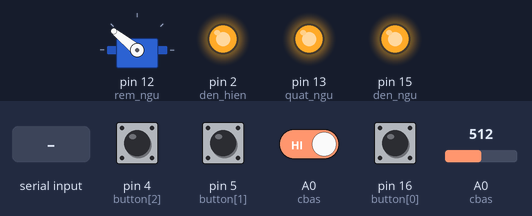
Simulated run of this sketch. Board: Arduino Uno, built with avr-gcc and run on an emulated ATmega328P. Shown: servo, output pins drawn as LEDs (lit = HIGH). The test bench sets the inputs (shaded band); at power-on: A0 (cbas) HIGH, pin 4 (button[2]), pin 5 (button[1]), pin 16 (button[0]) LOW, A0 (cbas) = 512. What the sketch prints to the serial monitor is not drawn.

Above: at 3.03 s.
3.3 s: A0 (cbas) driven LOW
At 3.64 s:
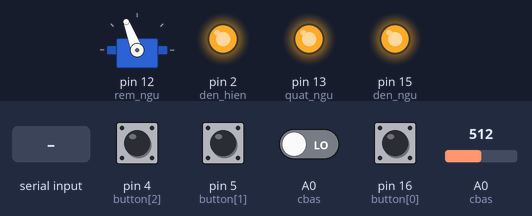
At 6.33 s:
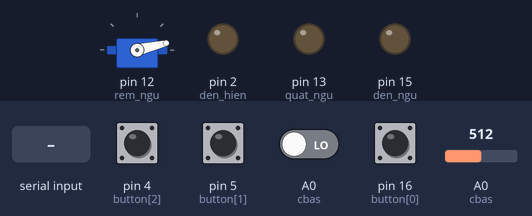
6.8 s: "90,45\n" received over Serial
10.3 s: A0 (cbas) driven HIGH
13.8 s: pin 4 (button[2]) pulled HIGH for 0.15 s
At 14.0 s:
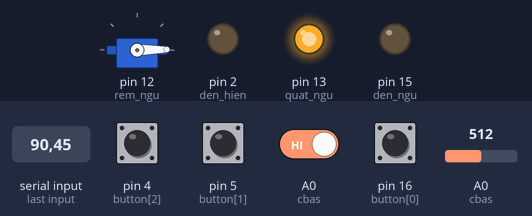
17.3 s: "30,150\n" received over Serial
23.7 s: A0 (cbas) driven LOW
At 26.4 s:
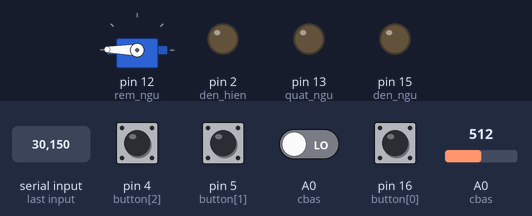
Timing chart, 0 to 30.4 s (numbered marks = the images above; inputs shaded):
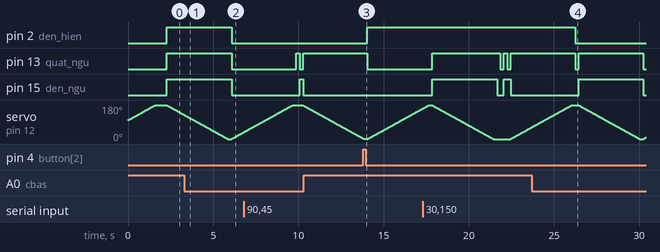

Measured:
- after the input at 3.3 s, pin 2 (den_hien): HIGH → LOW after 2.8 s
- after the input at 13.8 s, pin 15 (den_ngu): stays LOW (without the input it goes to HIGH after 0.25 s)
- after the input at 23.7 s, pin 2 (den_hien): HIGH → LOW after 2.6 s

The sketch:

phongngu.ino
```cpp
#include <Servo.h>
//#include <ArduinoJson.h>
//#include <Wire.h>
//#include <LiquidCrystal_I2C.h>
#define cbas 14
#define cbnd A0
#define rem_ngu 12
#define den_hien 2
#define den_ngu 15
#define quat_ngu 13

# define N0_OF_BUTTONS 4
// we define two buffers for debouncing
boolean state_drive[N0_OF_BUTTONS] = {0};
//state_drive[0] la che do cua rem auto/thuong
//state_drive[1] la trang thai rem dong/mo
//state_drive[2] la trang thai den dong/mo
//state_drive[3] la trang thai quat dong/mo
int button[N0_OF_BUTTONS]={16,5,4,0};
int debounceButtonBuffer[N0_OF_BUTTONS]={1};
int pos=179;
int nhiet_do;
int data_send = 0, data_receive = 0;
Servo rem ;
//LiquidCrystal_I2C lcd(0x27,16,2);
void setup()
{
  pinMode(den_hien, OUTPUT);
  pinMode(den_ngu, OUTPUT);
  pinMode(quat_ngu, OUTPUT);
  pinMode(button[0], INPUT);
  pinMode(button[1], INPUT);
  pinMode(button[2], INPUT);
  pinMode(button[3], INPUT);
  pinMode(cbas, INPUT);
  Serial.begin(115200);
  //lcd.init();
  //lcd.backlight();
  rem.attach(rem_ngu,500,2400);
  for (pos = 100; pos < 179; pos++)
  {
    rem.write(pos);
    delay(20);
  }
  delay(500);
}


void loop()
{
  data_send = 0;
  ONLINE();
  REDING_BUTTON();
  DEN_HIEN();
  DEN_VA_QUAT();
  REM_NGU();
  //LCD_PHONG_NGU();
  nhiet_do = (int)((3.3 * analogRead(cbnd) * 100.0 / 1024.0) - 2.0);
  Serial.println(nhiet_do);
  Serial.write(255);
  Serial.write(data_send);
  Serial.write(nhiet_do);
}
void DEN_HIEN()
{
  if (digitalRead(cbas) == 0) {digitalWrite(den_hien, 0); }
  else{digitalWrite(den_hien, 1);}
}
void REM_NGU()
{
  if(state_drive[0]==1)//1 la che do auto cua rem
  {
    //
    if (digitalRead(cbas) == 0) { // 0 la troi sang
      while (pos < 179) {
        pos++;
        rem.write(pos);
        delay(20);
      }
      data_send = data_send * 2 + 0;
      //digitalWrite(rem_ngu, 1);
    }
    if (digitalRead(cbas) == 1) { // 1 la troi toi
      while (pos > 0) {
        pos--;
        rem.write(pos);
        delay(20);
      }
      data_send = data_send * 2 + 1;
      //digitalWrite(rem_ngu, 0);
    }
    data_send = data_send * 2 + 1;
  }else if(state_drive[0]==0) //0 la che do thuong cua rem
  {
    if (state_drive[1] == 0) { // 0 la rem dong
      while (pos < 179) {
        pos++;
        rem.write(pos);
        delay(20);
      }
      data_send = data_send * 2 + 0;
      //digitalWrite(rem_ngu, 1);
    }
    if (state_drive[1] == 1) { // 1 la rem mo
      while (pos > 0) {
        pos--;
        rem.write(pos);
        delay(20);
      }
      data_send = data_send * 2 + 1;
    }
    data_send = data_send * 2 + 0;
  }
}

void DEN_VA_QUAT() {
  // BAT/TAT den
  if ( state_drive[2]==1 ) {
      digitalWrite(den_ngu, 1); // bat len
      data_send = 1;
    }
    else {
      digitalWrite(den_ngu, 0); // tat di
      data_send = 0;
    }
  // BAT/TAT quat
    if (state_drive[3]==1) {
      digitalWrite(quat_ngu, 1); // Bat len
      data_send = data_send * 2 + 1;
    }
    else {
      digitalWrite(quat_ngu, 0); // tat di
      data_send = data_send * 2 + 0;
    }
}
void ONLINE()
{
  if (Serial.available()) {
      data_receive = Serial.read() - 48;
    //Serial1.println(data_receive);
    //int b1 = Serial1.read();
    //int b2 = Serial1.read();
    //data_receive = b1 * 256 + b2;

    switch (data_receive) {
      case 0: // Tat den
        digitalWrite(den_ngu, 0);
        state_drive[2] = 0;
        break;
      case 1:// Bat den
        digitalWrite(den_ngu, 1);
        state_drive[2] = 1;
        break;
      case 2: // Tat quat
        digitalWrite(quat_ngu, 0);
        state_drive[3] = 0;
        break;
      case 3: //Bat quat
        digitalWrite(quat_ngu, 1);
        state_drive[3] = 1;
        break;
      case 4: // Kéo rèm và tắt chế độ tự động// 0 la rèm đóng,180 là rèm mở
        while (pos >1) {
          pos--;
          rem.write(pos);
          delay(20);
        }
        state_drive[1]=0;
        state_drive[0] = 0; //rèm đóng và tắt chế độ tự động
        break;
        case 5: // mo rèm và tắt chế độ tự động// 0 la rèm đóng,180 là rèm mở
         while (pos < 179) {
          pos++;
          rem.write(pos);
          delay(20);
        }
        state_drive[1]=1;
        state_drive[0] = 0; //rèm đóng và tắt chế độ tự động
        break;
      case 6: //Bật chế độ tự động điều chỉnh của rèm
        state_drive[0] = 1;
    }
  }
}
/*void LCD_PHONG_NGU() {
  nhiet_do = (3.3 * analogRead(cbnd) * 100.0 / 1024.0) - 2.0;
  //Serial1.println(nhiet_do);              //Xuất trạng thái
  //delay(200);
  //lcd.clear();
  //lcd.print("Nhiet do: ");
 // lcd.print(nhiet_do);
  //lcd.print("*C");
}*/
void REDING_BUTTON()
{
  for ( int i = 0; i < N0_OF_BUTTONS ; i ++)
	{
		debounceButtonBuffer[i] = digitalRead(button[i]);
    //Serial1.println(digitalRead(button[2]));
    if(debounceButtonBuffer[i]==0){state_drive[i]=!state_drive[i];}
  }
  delay(200);
}
```
